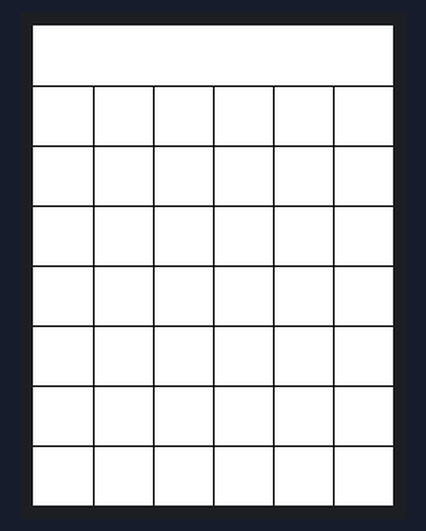
Simulated run of this sketch. Board: Arduino Leonardo, built with avr-gcc and run on an emulated ATmega32U4. Parts: 240×320 colour display. USB keyboard and mouse output is not drawn.

Above: at 0.3 s.

The sketch:

MousePad.ino
```cpp
// Paint example specifically for the TFTLCD breakout board.
// If using the Arduino shield, use the tftpaint_shield.pde sketch instead!
// DOES NOT CURRENTLY WORK ON ARDUINO LEONARDO
//Technical support:goodtft@163.com

#include <Elegoo_GFX.h>    // Core graphics library
#include <Elegoo_TFTLCD.h> // Hardware-specific library
#include <TouchScreen.h>
#include <Mouse.h>


#if defined(__SAM3X8E__)
    #undef __FlashStringHelper::F(string_literal)
    #define F(string_literal) string_literal
#endif

// When using the BREAKOUT BOARD only, use these 8 data lines to the LCD:
// For the Arduino Uno, Duemilanove, Diecimila, etc.:
//   D0 connects to digital pin 8  (Notice these are
//   D1 connects to digital pin 9   NOT in order!)
//   D2 connects to digital pin 2
//   D3 connects to digital pin 3
//   D4 connects to digital pin 4
//   D5 connects to digital pin 5
//   D6 connects to digital pin 6
//   D7 connects to digital pin 7

#define YP A3  // must be an analog pin, use "An" notation!
#define XM A2  // must be an analog pin, use "An" notation!
#define YM 9   // can be a digital pin
#define XP 8   // can be a digital pin

//Touch For New ILI9341 TP
#define TS_MINX 120
#define TS_MAXX 900

#define TS_MINY 20
#define TS_MAXY 920

// For better pressure precision, we need to know the resistance
// between X+ and X- Use any multimeter to read it
// For the one we're using, its 300 ohms across the X plate
TouchScreen ts = TouchScreen(XP, YP, XM, YM, 300);

#define LCD_CS A3
#define LCD_CD A2
#define LCD_WR A1
#define LCD_RD A0
// optional
#define LCD_RESET A4

// Assign human-readable names to some common 16-bit color values:
#define BLACK   0x0000
#define BLUE    0x001F
#define RED     0xF800
#define GREEN   0x07E0
#define CYAN    0x07FF
#define MAGENTA 0xF81F
#define YELLOW  0xFFE0
#define WHITE   0xFFFF


Elegoo_TFTLCD tft(LCD_CS, LCD_CD, LCD_WR, LCD_RD, LCD_RESET);

#define BOXSIZE 40
#define PENRADIUS 3
#define TOP 40
int oldcolor, currentcolor;

void setup(void) {
  Serial.begin(9600);

  tft.reset();

  uint16_t identifier = tft.readID();
  if(identifier==0x0101) { identifier=0x9341; }

  tft.begin(identifier);
  tft.setRotation(2);

  tft.fillScreen(WHITE);

  /*
  tft.fillRect(0, 0, BOXSIZE, BOXSIZE, RED);
  tft.fillRect(BOXSIZE, 0, BOXSIZE, BOXSIZE, YELLOW);
  tft.fillRect(BOXSIZE*2, 0, BOXSIZE, BOXSIZE, GREEN);
  tft.fillRect(BOXSIZE*3, 0, BOXSIZE, BOXSIZE, CYAN);
  tft.fillRect(BOXSIZE*4, 0, BOXSIZE, BOXSIZE, BLUE);
  tft.fillRect(BOXSIZE*5, 0, BOXSIZE, BOXSIZE, MAGENTA);
  // tft.fillRect(BOXSIZE*6, 0, BOXSIZE, BOXSIZE, WHITE);
  */
  for(int i=0; i<7; i++){
    tft.drawLine(0, i*40+TOP, tft.width(), i*40+TOP, BLACK);
  }
  for(int j=1; j<6; j++){
    tft.drawLine(j*40, TOP, j*40, tft.height(), BLACK);
  }
  Mouse.begin();

  delay(3000);
  tft.fillScreen(WHITE);
}

#define MINPRESSURE 10
#define MAXPRESSURE 1000
#define COEF 25


int lastX;
int lastY;
bool last=false;


void loop()
{
  digitalWrite(13, HIGH);
  TSPoint p = ts.getPoint();
  digitalWrite(13, LOW);

  // if sharing pins, you'll need to fix the directions of the touchscreen pins
  //pinMode(XP, OUTPUT);
  pinMode(XM, OUTPUT);
  pinMode(YP, OUTPUT);
  //pinMode(YM, OUTPUT);

  // we have some minimum pressure we consider 'valid'
  // pressure of 0 means no pressing!
  if (p.z > MINPRESSURE && p.z < MAXPRESSURE) {
    /*
    Serial.print("X = "); Serial.print(p.x);
    Serial.print("\tY = "); Serial.print(p.y);
    Serial.print("\tPressure = "); Serial.println(p.z);
    */
    // scale from 0->1023 to tft.width
    p.x = map(p.x, TS_MINX, TS_MAXX, tft.width(), 0);
    //p.x = tft.width()-map(p.x, TS_MINX, TS_MAXX, tft.width(), 0);
    p.y = (tft.height()-map(p.y, TS_MINY, TS_MAXY, tft.height(), 0));
     //p.y = map(p.y, TS_MINY, TS_MAXY, tft.height(), 0);
    if(last){
      Mouse.move(COEF*(p.x-lastX), COEF*(p.y-lastY), 0);
      last=true;
      lastX=p.x;
      lastY=p.y;
    }else{
      last=true;
      lastX=p.x;
      lastY=p.y;
    }
  }else{
    last=false;
  }
}
```
